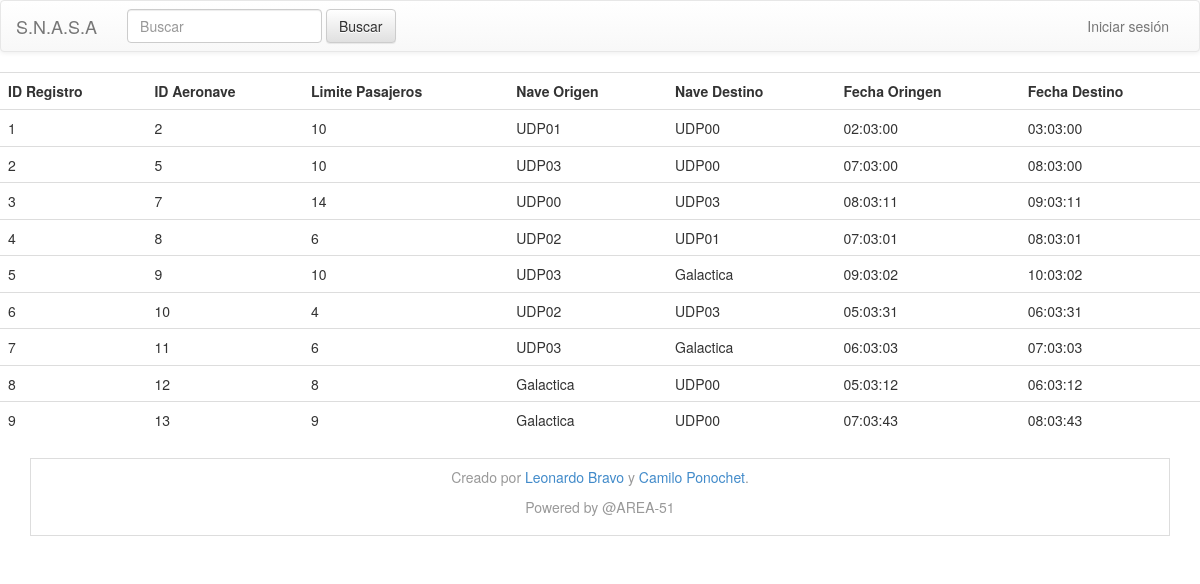
Screenshot of /historico.php with the database file from the repository.
### tables this page shows
CREATE TABLE aeronave_historico (id integer primary key not null,id_aeronave integer, limite_pasajeros integer, id_nave_origen integer, id_nave_destino integer, id_estado integer, fecha_origen date, fecha_destino date);

CREATE TABLE nave_nodriza (id integer primary key not null, nombre text);

### bdd/sqlite.php (the view, shortened to what this page needs)
<?php
function db_connect() {
    $db = new DB('bdd/mdd.db');
    return $db;
}
class Aeronave{
    var $DB;
    function conn(){
        $this->DB= db_connect();
    }
  function lista_historico(){
	$query = "select * from aeronave_historico;";
        $result = $this->DB->query($query);
        echo "<table class=\"table table-hover\">";
        echo "<tr>";
	  echo "<td><b>ID Registro</b></td><td><b>ID Aeronave</b></td><td><b>Limite Pasajeros</b></td><td><b>Nave Origen</b></td><td><b>Nave Destino</b></td><td><b>Fecha Oringen</b></td><td><b>Fecha Destino</b></td>";
	echo "</tr>";
        while ($res = $result->fetchArray(SQLITE3_ASSOC)){
	   echo "<tr>";
	    echo "<td>".$res['id']."</td>";
	    echo "<td>".$res['id_aeronave']."</td>";
	    echo "<td>".$res['limite_pasajeros']."</td>";
	    $query1 = "select nave_nodriza.nombre from nave_nodriza where nave_nodriza.id=".$res['id_nave_origen'].";";
	    $result1 = $this->DB->query($query1);
	    if ($res1 = $result1->fetchArray(SQLITE3_ASSOC)){
		    echo "<td>".$res1['nombre']."</td>";
	    }
	    $query2 = "select nave_nodriza.nombre from nave_nodriza where nave_nodriza.id=".$res['id_nave_destino'].";";
	     $result2 = $this->DB->query($query2);
	    if ($res2 = $result2->fetchArray(SQLITE3_ASSOC)){
		    echo "<td>".$res2['nombre']."</td>";
	    }
	    echo "<td>".$res['fecha_origen']."</td>";
	    echo "<td>".$res['fecha_destino']."</td>";
	   echo "<tr>";
        }
        echo "</table>";
  }
}
?>

### lib/init.php (shortened to what this page needs)
<!DOCTYPE html>
<html lang="en">

### lib/menu.php (shortened to what this page needs)
<nav class="navbar navbar-default" role="navigation">
  <div class="container-fluid">
    <div class="navbar-header">
      <a class="navbar-brand" href="index.php">S.N.A.S.A</a>
    </div>
    <div class="collapse navbar-collapse" id="bs-example-navbar-collapse-1">
      <form class="navbar-form navbar-left" role="search">
        <div class="form-group">
          <input type="text" class="form-control" placeholder="Buscar">
        </div>
        <button type="submit" class="btn btn-default">Buscar</button>
      </form>
      <ul class="nav navbar-nav navbar-right">
      <?php
	if(empty($_SESSION['nombre'])){
	  echo "<li><a href=\"login.php\">Iniciar sesión</a></li>\n";
	}
	else{
	  echo "<li><a href='#'>Usuario : ".$_SESSION['nombre']."</a></li>\n";
	  echo "<li><a href='sesion_des.php'>[Salir ]</a></li>\n";
	}
      ?>
      </ul>
    </div>
  </div>
</nav>

### lib/footer.php (shortened to what this page needs)
<div id="footer">
    <div class="container">
        <table class="table table-bordered">
        <tr>
            <td>
                <center>
                <p class="text-muted credit">Creado por <a href="#">Leonardo Bravo</a> y <a href="#">Camilo Ponochet</a>.</p>
                <p class="text-muted credit">Powered by @AREA-51</p>
                </center>
            </td>
        </tr>
        </table>
    </div>
</div>

### lib/bootstrap.php (shortened to what this page needs)
<link rel="stylesheet" href="bootstrap/css/bootstrap.css">
<link rel="stylesheet" href="bootstrap/css/bootstrap-theme.css">

### historico.php (shortened to what this page needs)
<?php include('lib/init.php'); ?>
<?php include('bdd/sqlite.php'); ?>
<?php include('lib/menu.php'); ?>
<?php
  $aeronave= new Aeronave;
  $aeronave->conn();
  $aeronave->lista_historico();
?>
<?php include('lib/footer.php'); ?>
<?php include('lib/bootstrap.php'); ?>
</html>

### rows the page displays
aeronave_historico: id "1", id_aeronave "2", limite_pasajeros "10", nave_nodriza.nombre "UDP01", nave_nodriza.nombre "UDP00", fecha_origen "02:03:00", fecha_destino "03:03:00"
aeronave_historico: id "2", id_aeronave "5", limite_pasajeros "10", nave_nodriza.nombre "UDP03", nave_nodriza.nombre "UDP00", fecha_origen "07:03:00", fecha_destino "08:03:00"
aeronave_historico: id "3", id_aeronave "7", limite_pasajeros "14", nave_nodriza.nombre "UDP00", nave_nodriza.nombre "UDP03", fecha_origen "08:03:11", fecha_destino "09:03:11"
aeronave_historico: id "4", id_aeronave "8", limite_pasajeros "6", nave_nodriza.nombre "UDP02", nave_nodriza.nombre "UDP01", fecha_origen "07:03:01", fecha_destino "08:03:01"
aeronave_historico: id "5", id_aeronave "9", limite_pasajeros "10", nave_nodriza.nombre "UDP03", nave_nodriza.nombre "Galactica", fecha_origen "09:03:02", fecha_destino "10:03:02"
aeronave_historico: id "6", id_aeronave "10", limite_pasajeros "4", nave_nodriza.nombre "UDP02", nave_nodriza.nombre "UDP03", fecha_origen "05:03:31", fecha_destino "06:03:31"
aeronave_historico: id "7", id_aeronave "11", limite_pasajeros "6", nave_nodriza.nombre "UDP03", nave_nodriza.nombre "Galactica", fecha_origen "06:03:03", fecha_destino "07:03:03"
aeronave_historico: id "8", id_aeronave "12", limite_pasajeros "8", nave_nodriza.nombre "Galactica", nave_nodriza.nombre "UDP00", fecha_origen "05:03:12", fecha_destino "06:03:12"
aeronave_historico: id "9", id_aeronave "13", limite_pasajeros "9", nave_nodriza.nombre "Galactica", nave_nodriza.nombre "UDP00", fecha_origen "07:03:43", fecha_destino "08:03:43"
